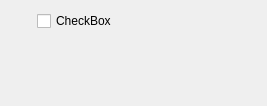
<?xml version="1.0" encoding="UTF-8"?>
<ui version="4.0">
 <class>Dialog</class>
 <widget class="QDialog" name="Dialog">
  <property name="geometry">
   <rect>
    <x>0</x>
    <y>0</y>
    <width>267</width>
    <height>106</height>
   </rect>
  </property>
  <property name="windowTitle">
   <string>Dialog</string>
  </property>
  <layout class="QGridLayout" name="gridLayout_2">
   <item row="0" column="0">
    <layout class="QGridLayout" name="gridLayout">
     <item row="0" column="0">
      <widget class="QLed" name="qLed">
       <property name="sizePolicy">
        <sizepolicy hsizetype="Minimum" vsizetype="Minimum">
         <horstretch>0</horstretch>
         <verstretch>0</verstretch>
        </sizepolicy>
       </property>
       <property name="toolTip">
        <string>Binary Led</string>
       </property>
       <property name="whatsThis">
        <string>Led widget</string>
       </property>
       <property name="value">
        <bool>false</bool>
       </property>
       <property name="onColor">
        <color>
         <red>85</red>
         <green>170</green>
         <blue>0</blue>
        </color>
       </property>
       <property name="offColor">
        <color>
         <red>0</red>
         <green>85</green>
         <blue>0</blue>
        </color>
       </property>
       <property name="shape">
        <enum>QLed::Square</enum>
       </property>
      </widget>
     </item>
     <item row="0" column="1">
      <widget class="QCheckBox" name="checkBox">
       <property name="text">
        <string>CheckBox</string>
       </property>
      </widget>
     </item>
     <item row="0" column="2">
      <spacer name="horizontalSpacer">
       <property name="orientation">
        <enum>Qt::Horizontal</enum>
       </property>
       <property name="sizeHint" stdset="0">
        <size>
         <width>40</width>
         <height>20</height>
        </size>
       </property>
      </spacer>
     </item>
     <item row="1" column="0">
      <spacer name="verticalSpacer">
       <property name="orientation">
        <enum>Qt::Vertical</enum>
       </property>
       <property name="sizeHint" stdset="0">
        <size>
         <width>20</width>
         <height>40</height>
        </size>
       </property>
      </spacer>
     </item>
    </layout>
   </item>
  </layout>
 </widget>
 <layoutdefault spacing="6" margin="11"/>
 <customwidgets>
  <customwidget>
   <class>QLed</class>
   <extends>QWidget</extends>
   <header>qled.h</header>
  </customwidget>
 </customwidgets>
 <resources/>
 <connections>
  <connection>
   <sender>checkBox</sender>
   <signal>toggled(bool)</signal>
   <receiver>qLed</receiver>
   <slot>setValue(bool)</slot>
   <hints>
    <hint type="sourcelabel">
     <x>86</x>
     <y>39</y>
    </hint>
    <hint type="destinationlabel">
     <x>55</x>
     <y>36</y>
    </hint>
   </hints>
  </connection>
 </connections>
</ui>
